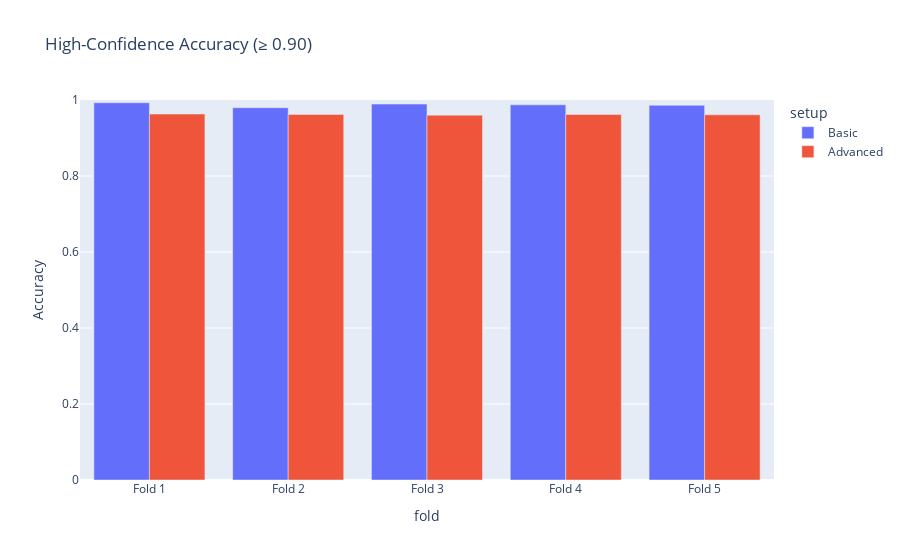

The code cell stored with this chart in its notebook:
### Markdown cell above
#### **High-Confidence Accuracy**

### Code cell
fig = px.bar(
    combined_df,
    x="fold",
    y="high_conf_accuracy",
    color="setup",
    barmode="group",
    title="High-Confidence Accuracy (≥ 0.90)"
)
fig.update_layout(yaxis_range=[0, 1], yaxis_title="Accuracy")
fig.show()

### Figure 1 — Plotly figure (JSON) as saved in the notebook; plotly's stock layout.template omitted (floating-point values rounded to 4 significant figures)
{"data": [{"alignmentgroup": "True", "hovertemplate": "setup=Basic<br>fold=%{x}<br>high_conf_accuracy=%{y}<extra></extra>", "legendgroup": "Basic", "marker": {"color": "#636efa", "pattern": {"shape": ""}}, "name": "Basic", "offsetgroup": "Basic", "orientation": "v", "showlegend": true, "textposition": "auto", "type": "bar", "x": ["Fold 1", "Fold 2", "Fold 3", "Fold 4", "Fold 5"], "xaxis": "x", "y": [0.9928, 0.9798, 0.9893, 0.9873, 0.9861], "yaxis": "y"}, {"alignmentgroup": "True", "hovertemplate": "setup=Advanced<br>fold=%{x}<br>high_conf_accuracy=%{y}<extra></extra>", "legendgroup": "Advanced", "marker": {"color": "#EF553B", "pattern": {"shape": ""}}, "name": "Advanced", "offsetgroup": "Advanced", "orientation": "v", "showlegend": true, "textposition": "auto", "type": "bar", "x": ["Fold 1", "Fold 2", "Fold 3", "Fold 4", "Fold 5"], "xaxis": "x", "y": [0.963, 0.9621, 0.9601, 0.9621, 0.961], "yaxis": "y"}], "layout": {"barmode": "group", "legend": {"title": {"text": "setup"}, "tracegroupgap": 0}, "title": {"text": "High-Confidence Accuracy (≥ 0.90)"}, "xaxis": {"anchor": "y", "domain": [0, 1], "title": {"text": "fold"}}, "yaxis": {"anchor": "x", "domain": [0, 1], "range": [0, 1], "title": {"text": "Accuracy"}}}}
